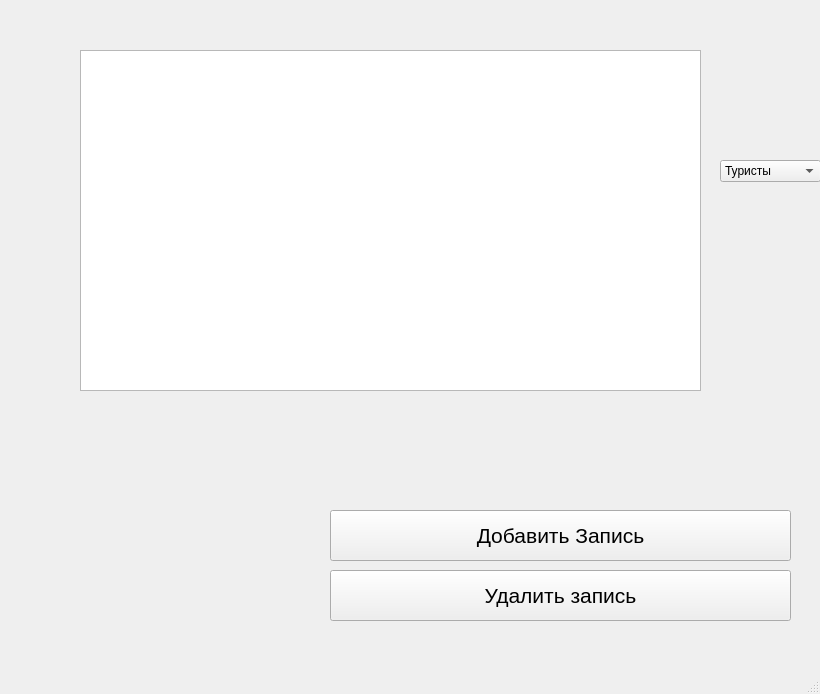
<?xml version="1.0" encoding="UTF-8"?>
<ui version="4.0">
 <class>MainWindow</class>
 <widget class="QMainWindow" name="MainWindow">
  <property name="geometry">
   <rect>
    <x>0</x>
    <y>0</y>
    <width>820</width>
    <height>694</height>
   </rect>
  </property>
  <property name="windowTitle">
   <string>MainWindow</string>
  </property>
  <widget class="QWidget" name="centralwidget">
   <widget class="QTableWidget" name="tableWidget">
    <property name="geometry">
     <rect>
      <x>80</x>
      <y>50</y>
      <width>621</width>
      <height>341</height>
     </rect>
    </property>
   </widget>
   <widget class="QLabel" name="label">
    <property name="geometry">
     <rect>
      <x>-90</x>
      <y>410</y>
      <width>511</width>
      <height>231</height>
     </rect>
    </property>
    <property name="styleSheet">
     <string notr="true">image: url(:/Otdih/Photo_Otdih.png);</string>
    </property>
    <property name="text">
     <string>&lt;html&gt;&lt;head/&gt;&lt;body&gt;&lt;p&gt;&lt;br/&gt;&lt;/p&gt;&lt;/body&gt;&lt;/html&gt;</string>
    </property>
   </widget>
   <widget class="QPushButton" name="pushButton">
    <property name="geometry">
     <rect>
      <x>330</x>
      <y>510</y>
      <width>461</width>
      <height>51</height>
     </rect>
    </property>
    <property name="font">
     <font>
      <pointsize>16</pointsize>
     </font>
    </property>
    <property name="text">
     <string>Добавить Запись</string>
    </property>
   </widget>
   <widget class="QComboBox" name="comboBox">
    <property name="geometry">
     <rect>
      <x>720</x>
      <y>160</y>
      <width>101</width>
      <height>22</height>
     </rect>
    </property>
    <item>
     <property name="text">
      <string>Туристы</string>
     </property>
    </item>
    <item>
     <property name="text">
      <string>Путевки</string>
     </property>
    </item>
    <item>
     <property name="text">
      <string>Заказы</string>
     </property>
    </item>
   </widget>
   <widget class="QPushButton" name="pushButton_2">
    <property name="geometry">
     <rect>
      <x>330</x>
      <y>570</y>
      <width>461</width>
      <height>51</height>
     </rect>
    </property>
    <property name="font">
     <font>
      <pointsize>16</pointsize>
     </font>
    </property>
    <property name="text">
     <string>Удалить запись</string>
    </property>
   </widget>
  </widget>
  <widget class="QMenuBar" name="menubar">
   <property name="geometry">
    <rect>
     <x>0</x>
     <y>0</y>
     <width>820</width>
     <height>26</height>
    </rect>
   </property>
  </widget>
  <widget class="QStatusBar" name="statusbar"/>
 </widget>
 <resources>
  <include location="Photo.qrc"/>
 </resources>
 <connections/>
</ui>
